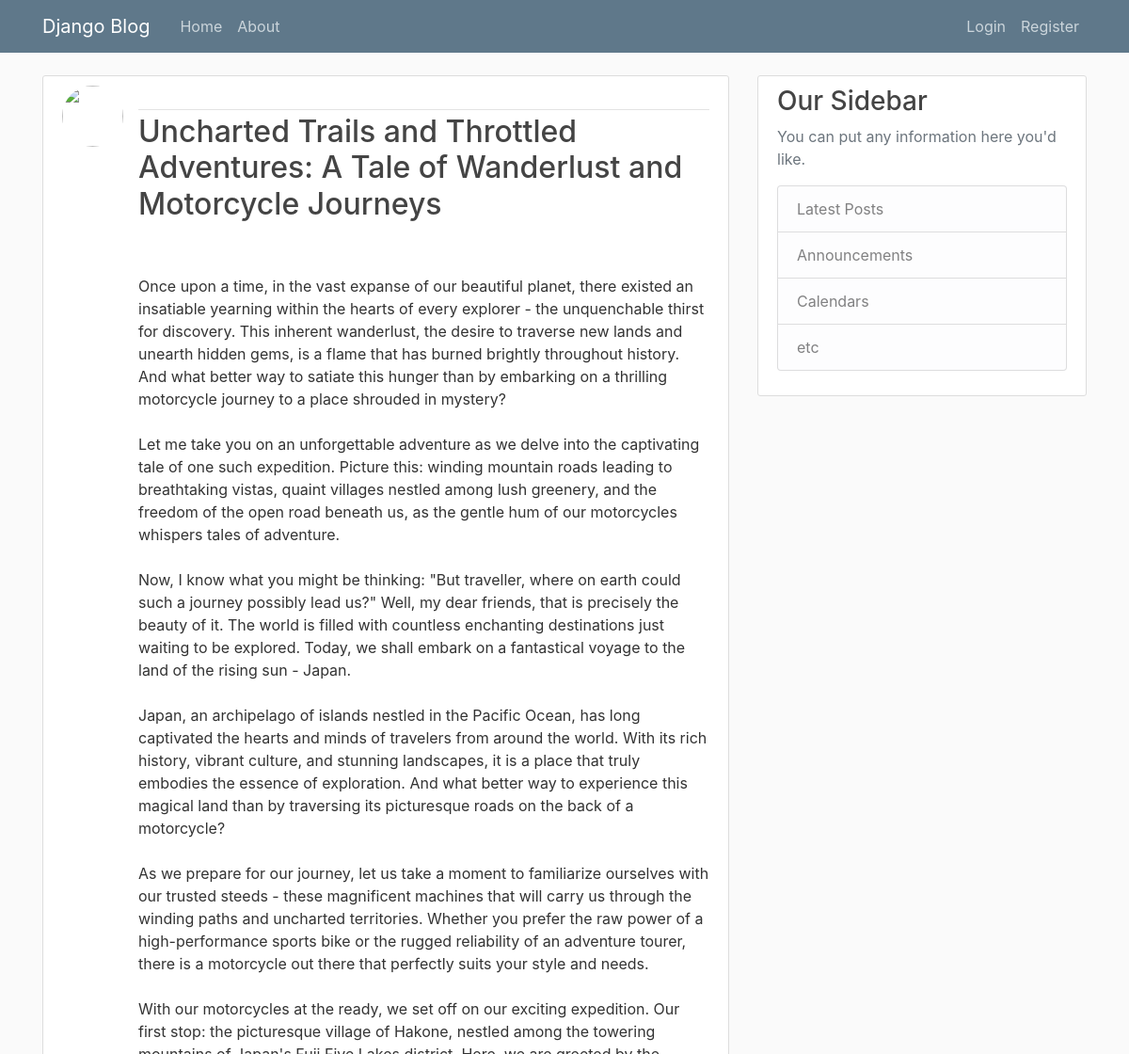
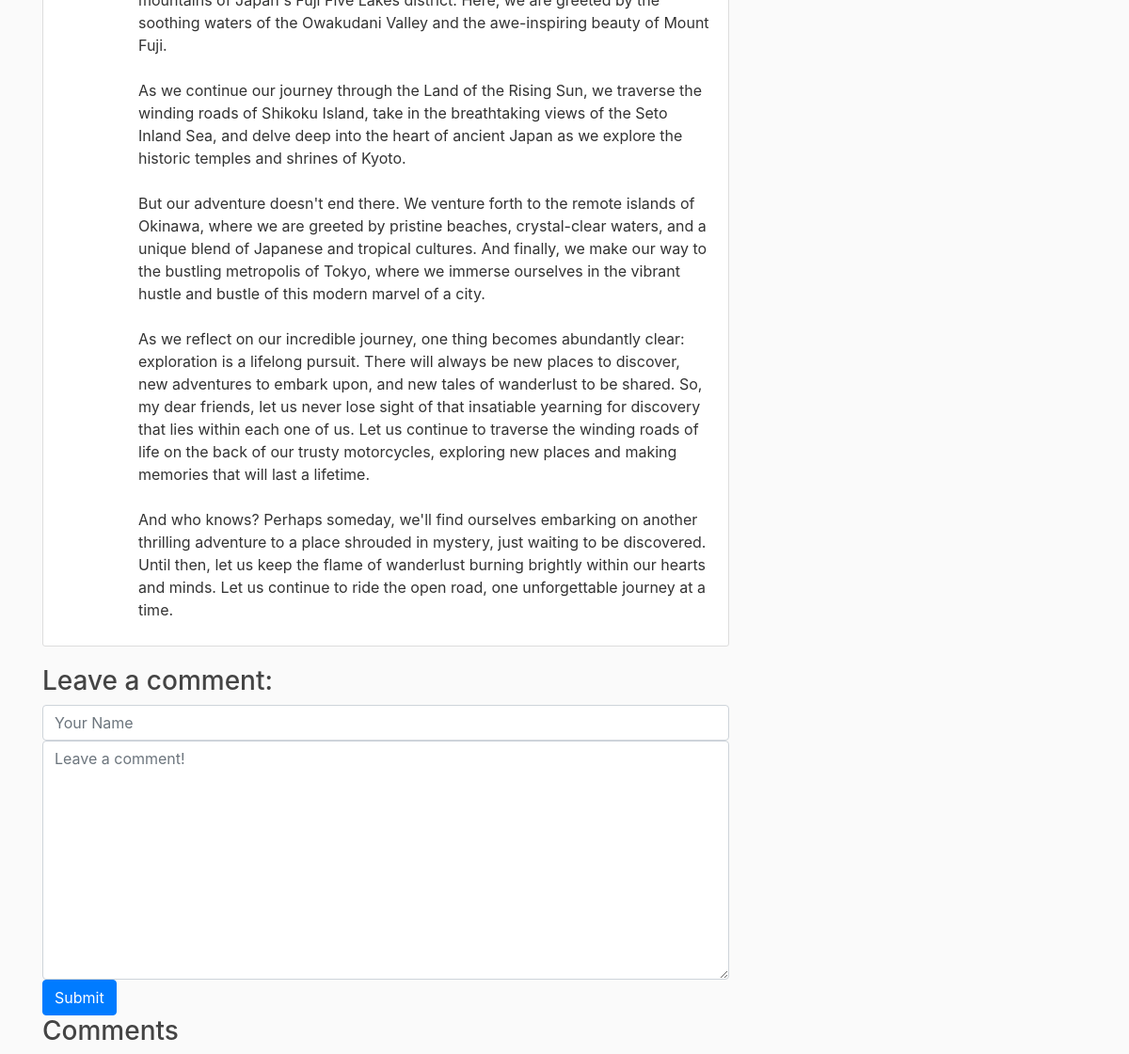
The page /post/10/ on the database its author committed (2 pictures, top to bottom).
### blog/models.py (models this page shows, shortened)
class Post(models.Model):
    title = models.CharField(max_length=100)
    content = models.TextField()
    date_posted = models.DateTimeField(default=timezone.now)
    author = models.ForeignKey(User, on_delete=models.CASCADE)

### blog/views.py (the view, shortened to what this page needs)
# urls.py: path('post/<int:pk>/', views.post_detail, name='post-detail'),
def post_detail(request, pk):
    post = Post.objects.get(pk=pk)
    form = CommentForm()
    comments = Comment.objects.filter(post=post)
    context = {
            "post": post,
            "comments": comments,
            "form": CommentForm(),
            }
    return render(request, "blog/post_detail.html", context)

### blog/forms.py
class CommentForm(forms.Form):
    author = forms.CharField(
            max_length=60,
            widget=forms.TextInput(
                attrs={"class": "form-control", "placeholder": "Your Name"}
            ),
    )
    body = forms.CharField(
            widget=forms.Textarea(
                attrs={"class": "form-control", "placeholder": "Leave a comment!"}
            )
    )

### blog/templates/blog/post_detail.html (shortened to what this page needs)
{% extends "blog/base.html" %}
{% block content %}
        <article class="media content-section">
          <img class="rounded-circle article-img" src="{{ object.author.profile.image.url }}">
          <div class="media-body">
            <div class="article-metadata">
            </div>
            <h2 class="article-title">{{ post.title }}</h2>
            <p class="article-content">{{ post.content }}</p>
          </div>
        </article>
	<h3>Leave a comment:</h3>
    	<form method="post">
            <div>
                    {{ form.author }}
            </div>
            <div>
                    {{ form.body }}
            </div>
            <button type="submit" class="btn btn-primary">Submit</button>
    	</form>
	<h3>Comments</h3>
{% endblock content %}

### blog/static/blog/main.css (style rules this page uses)
body { background: #fafafa; color: #333333; margin-top: 5rem; }
h1, h2, h3, h4, h5, h6 { color: #444444; }
.content-section { background: #ffffff; padding: 10px 20px; border: 1px solid #dddddd; border-radius: 3px; margin-bottom: 20px; }
.article-title { color: #444444; }
.article-content { white-space: pre-line; }
.article-img { height: 65px; width: 65px; margin-right: 16px; }
.article-metadata { padding-bottom: 1px; margin-bottom: 4px; border-bottom: 1px solid #e3e3e3 }

### rows shown on the page
Post: title "Uncharted Trails and Throttled Adventures: A Tale of Wanderlust and Motorcycle Journeys", content "Once upon a time, in the vast expanse of our beautiful planet, there existed an insatiable yearning within the hearts of every explorer - the unquenchable thirst for discovery. This inherent wanderlust, the desire to traverse new lands and unearth hidden gems, is a flame that has burned brightly throughout history. And what better way to satiate this hunger than by embarking on a thrilling motorcycle journey to a place shrouded in mystery? Let me take you on an unforgettable adventure as we delve into the captivating tale of one such expedition. Picture this: winding mountain roads leading to breathtaking vistas, quaint villages nestled among lush greenery, and the freedom of the open road…"
